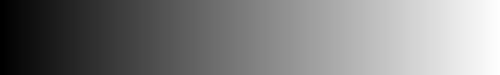
#> input picture graphics/gradient_map_modes/id.jpg, 500 x 75 px
$ python a.py
#> lines starting #> are read from the running program, lines starting #| are printed output that depends on the picture
import cv2
from matplotlib import pyplot as plt
import numpy as np
import math

def lerp(a, b, t):
	return (1 - t) * a + t * b

n = 50

def plot(path_in, path_out):
#> called with path_in = 'id.jpg', path_out = 'plots/id.jpg'
	img = cv2.imread(path_in, cv2.IMREAD_GRAYSCALE)
#> img is the input picture: shape (75, 500); min 0, max 255, mean 127
	w = img.shape[1]
#> w = 500
	x = np.linspace(0, 1, n)
	y = np.empty(n)
	for i in range(0, n):
		u = i * (w - 1) / (n - 1)
		if u.is_integer():
			y[i] = img[0, int(u)]
		else:
			frac_part, int_part = math.modf(u)
			a = img[0, int(int_part)]
			b = img[0, int(int_part) + 1]
			y[i] = lerp(a, b, frac_part)
#> this loop made 50 passes
#> (a, b) on passes 2 to 13: (5, 5), (10, 10), (15, 15), (20, 20), (25, 26), (31, 31), (36, 36), (41, 41), (46, 47), (51, 52), (57, 57), (62, 62)
#> after the loop, y = 50 values from 0 to 255
	plt.clf()
	plt.plot(x, y, color='red')
	plt.savefig(path_out)
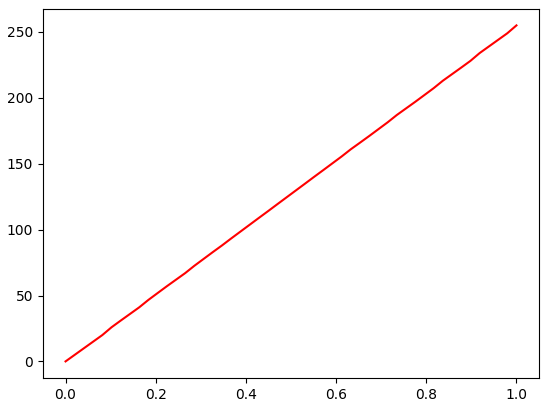
#> figure drawn by matplotlib, 1 panel; curve peaks at x = 1, y = 255

plot('id.jpg', 'plots/id.jpg')
plot('perceptual.jpg', 'plots/perceptual.jpg')
#> call 2 of plot, with path_in = 'perceptual.jpg', path_out = 'plots/perceptual.jpg'
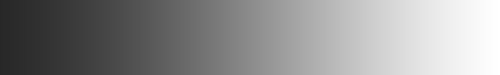
#> input picture graphics/gradient_map_modes/perceptual.jpg, 500 x 75 px
#> in plot, img is the input picture: shape (75, 500); min 39, max 255, mean 142.5
#> the loop in plot (call 2), `for i in range(0, n):` made 50 passes
#> (a, b) on passes 2 to 13: (42, 42), (44, 44), (46, 46), (49, 49), (52, 52), (55, 55), (58, 58), (61, 61), (65, 65), (68, 69), (73, 73), (76, 77)
#> after the loop in plot (call 2), `for i in range(0, n):`: y = 50 values from 39 to 255
#> in plot (call 2), `plt.savefig(path_out)`:
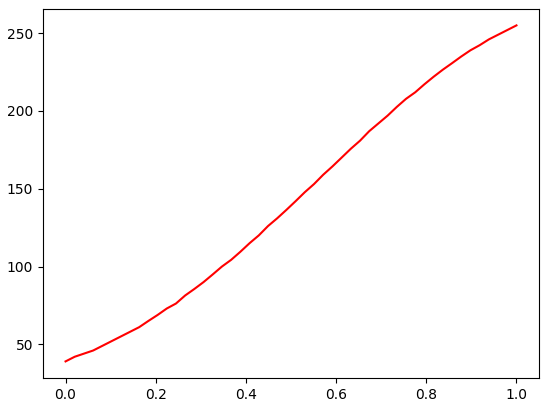
#> figure drawn by matplotlib, 1 panel; curve peaks at x = 1, y = 255
plot('linear.jpg', 'plots/linear.jpg')
#> call 3 of plot, with path_in = 'linear.jpg', path_out = 'plots/linear.jpg'
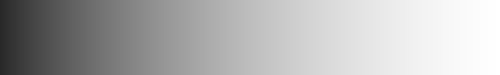
#> input picture graphics/gradient_map_modes/linear.jpg, 500 x 75 px
#> in plot, img is the input picture: shape (75, 500); min 40, max 255, mean 176.3
#> the loop in plot (call 3), `for i in range(0, n):` made 50 passes
#> (a, b) on passes 2 to 13: (50, 51), (59, 59), (67, 67), (74, 75), (82, 82), (90, 90), (96, 98), (103, 103), (109, 110), (115, 116), (122, 122), (127, 128)
#> in plot (call 3), `plt.savefig(path_out)`:
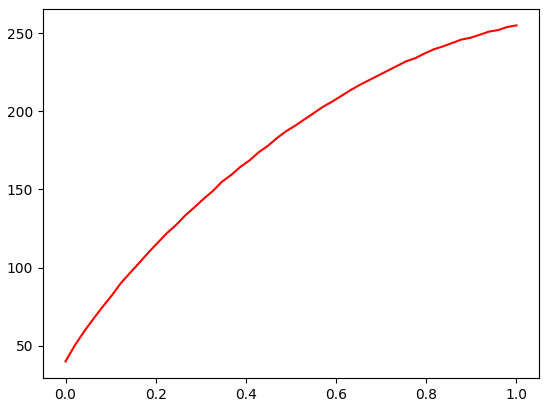
#> figure drawn by matplotlib, 1 panel; curve peaks at x = 1, y = 255
plot('classic.jpg', 'plots/classic.jpg')
#> (the run stopped early here; a loop or call above may not have finished)
